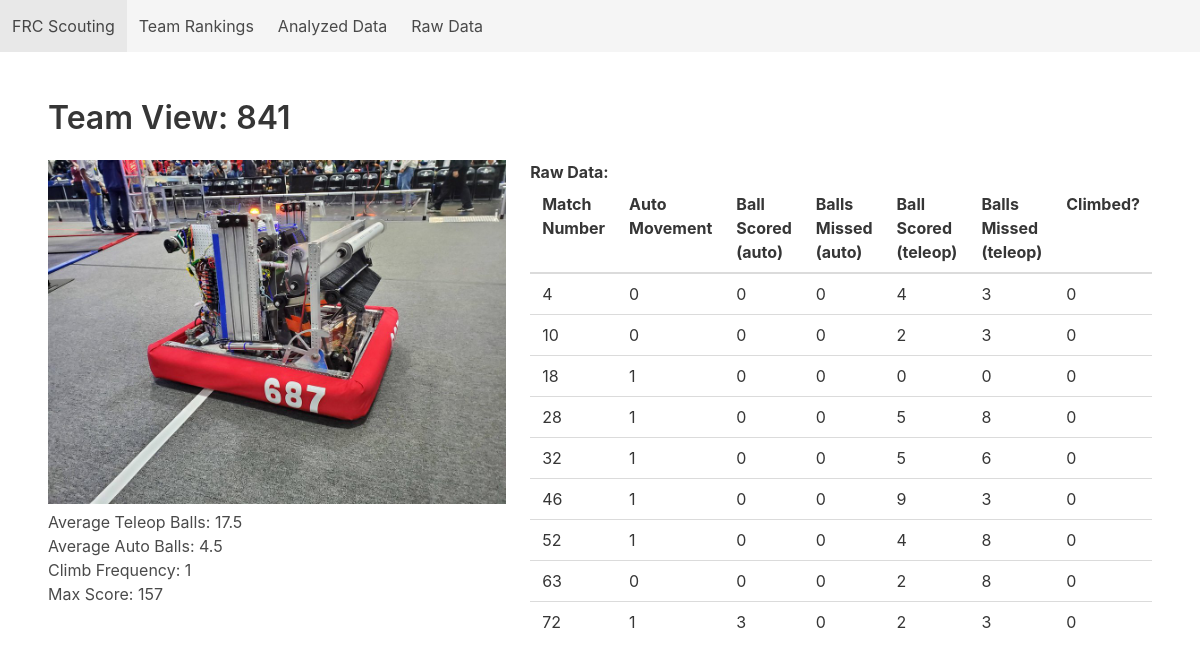
The app's page /team/841 with its own data.
### tables this page shows
CREATE TABLE raw_scouting_data (data_id INTEGER PRIMARY KEY AUTOINCREMENT, scout_name TEXT, team_number INTEGER, match_number INTEGER, alliance_color TEXT, auto_movement INTEGER, auto_balls_scored INTEGER, auto_balls_missed INTEGER, teleop_balls_scored INTEGER, teleop_balls_missed INTEGER, climb INTEGER, comment TEXT);

### app.py (the view)
@app.route("/team/<int:team>")
def team_view(team : int):
    if (db.contains_team_number(team)):
        title_string = "Team View: " + str(team)
        return flask.render_template("team_view.html", title=title_string, headers=data.raw_match_data_headers_687, raw_match_data = db.get_raw_data_by_team_anonymous(team), highlights=data.analyzed_data_team_highlights)
    else:
         return flask.render_template("base.html", title=f"Data for Team #{team} is not available")

### database.py (called while the page is built)
    def execute_return_query(self, query_text,  *parameters, headers=True):
        conn = sqlite3.connect(self.filename)
        cur = conn.cursor()
        cur.execute(query_text, parameters)
        column_names = []
        for column in cur.description:
            column_names.append(column[0])
        rows = cur.fetchall()
        if (headers):
            dicts = []
            for row in rows:
                d = dict(zip(column_names, row))
                dicts.append(d)
            conn.close()
            return dicts
        else:
            return rows

    def get_raw_data_by_team_anonymous(self, team_number : int):
        query = 'SELECT match_number, auto_movement, auto_balls_scored, auto_balls_missed, teleop_balls_scored, teleop_balls_missed, climb FROM raw_scouting_data WHERE team_number = ?;'
        return self.execute_return_query(query, team_number, headers=False)

    def contains_team_number(self, team_number):
        query = 'SELECT COUNT(*) FROM raw_scouting_data WHERE team_number = ?;'
        return self.execute_return_query(query, team_number, headers=False)[0][0] > 0

### templates/team_view.html
{% extends 'base.html' %}
{% block content %}
    <div class="columns">
        <div class="column">
            <img src="{{url_for('static', filename='687_robot.jpg')}}" width="500px" height="auto"/>
            {% for (title, value) in highlights %}
                <h3>{{title}}: {{value}}</h3>
            {% endfor %}
        </div>
        <div class="column">
            <h2> <strong> Raw Data: </strong></h2>
            <table class="table">
                <thead>
                    {% for header in headers %}
                        <th> {{header}} </th>
                    {% endfor %}
                </thead>
                <tbdody>
                    {% for row in raw_match_data %}
                        <tr>
                            {% for data in row %}
                                <td>{{data}}</td>
                            {% endfor %}
                        </tr>
                    {% endfor %}
                </tbdody>
            </table>
        </div>
    </div>
{% endblock %}

### records on screen
raw_scouting_data: row "4" "0" "0" "0" "4" "3" "0"
raw_scouting_data: row "10" "0" "0" "0" "2" "3" "0"
raw_scouting_data: row "18" "1" "0" "0" "0" "0" "0"
raw_scouting_data: row "28" "1" "0" "0" "5" "8" "0"
raw_scouting_data: row "32" "1" "0" "0" "5" "6" "0"
raw_scouting_data: row "46" "1" "0" "0" "9" "3" "0"
raw_scouting_data: row "52" "1" "0" "0" "4" "8" "0"
raw_scouting_data: row "63" "0" "0" "0" "2" "8" "0"
raw_scouting_data: row "72" "1" "3" "0" "2" "3" "0"

### other values on screen
{{ title }} "Team View: 841"
{{ title }} "Average Teleop Balls" "Average Auto Balls" "Climb Frequency" "Max Score"
{{ value }} "17.5" "4.5" "1" "157"
{{ header }} "Match Number" "Auto Movement" "Ball Scored (auto)" "Balls Missed (auto)" "Ball Scored (teleop)" "Balls Missed (teleop)" "Climbed?"
